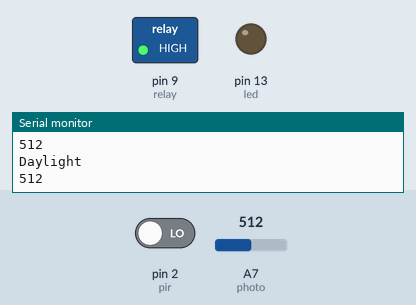
This sketch was run on a simulated Arduino Nano, built with avr-gcc and run on an emulated ATmega328P. On the bench: switched loads named in the sketch (green lamp = pin HIGH), output pins drawn as LEDs (lit = HIGH), the last lines printed to the serial monitor. Inputs (shaded band) come from the test bench; at power-on: A7 (photo) = 512, pin 2 (pir) LOW.

Above: at 6.2 s.
6.3 s: A7 (photo) set to 290
At 6.9 s:
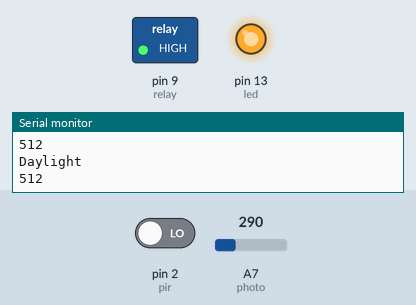
8.0 s: pin 2 (pir) driven HIGH
At 9.0 s:
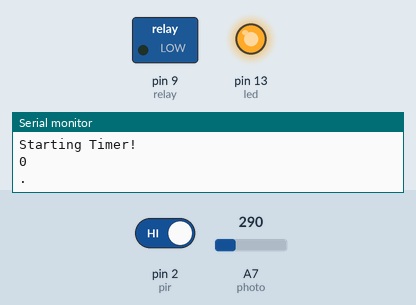
Timing chart, 0 to 11.0 s (numbered marks = the images above; inputs shaded):
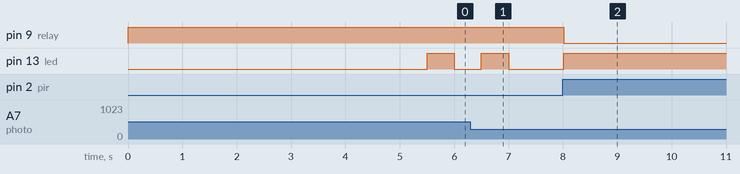

The sketch:

pir_and_relay.ino
```cpp
int pir = 2;
int relay = 9;
int led = 13;
int photo = A7;
int numVal = 0;

void setup(){
  Serial.begin(9600);
  pinMode(photo, INPUT);
  pinMode(pir, INPUT);
  pinMode(relay, OUTPUT);
  pinMode(led, OUTPUT);

  digitalWrite(pir, LOW);
  digitalWrite(relay, HIGH);

  longdelay(5);
}

void shortdelay(){
 delay(25);
}

void longdelay(int mytime){
  Serial.println("Starting Timer!");
  digitalWrite(pir, LOW);
  for(int i = 0; i < mytime; i++){
    Serial.println(i);
    while(digitalRead(pir) == HIGH){
      Serial.print(".");
      i = 0;
      delay(1000);
    }
   delay(1000);
  }
  Serial.println("Time Done!");
}

void blinky(){
  digitalWrite(led, LOW);
  delay(500);
  digitalWrite(led, HIGH);
  delay(500);
}

void loop(){
 numVal = analogRead(photo);
 Serial.println(numVal);
 while(analogRead(photo) > 300){
    blinky();
    Serial.println("Daylight ");
    Serial.println(analogRead(photo));
    Serial.println("");
 }

 if(digitalRead(pir) == HIGH){
  digitalWrite(led, HIGH);
  digitalWrite(relay, LOW);
   longdelay(5);
 }
 if(digitalRead(pir) == LOW){
   digitalWrite(led, LOW);
   digitalWrite(relay, HIGH);
   shortdelay();
 }

}
```

Measured:
- after the input at 6.3 s, pin 13 (led): goes on until 7.0 s, then stays LOW
- after the input at 8.0 s, pin 9 (relay): HIGH → LOW at once; pin 13 (led): LOW → HIGH at once
